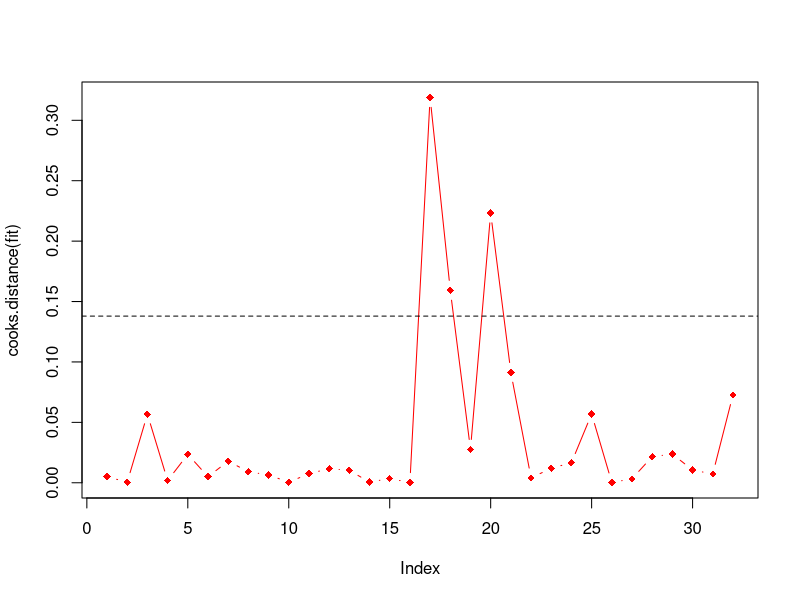

Source code (R):
## ---- chunk 1
attach(mtcars)
fit = lm(mpg ~ cyl + wt )
cooks.distance(fit)
plot(cooks.distance(fit),type="b",pch=18,col="red")

N = 32
k = 2
cutoff = 4/ (N-k-1)
abline(h=cutoff,lty=2)
